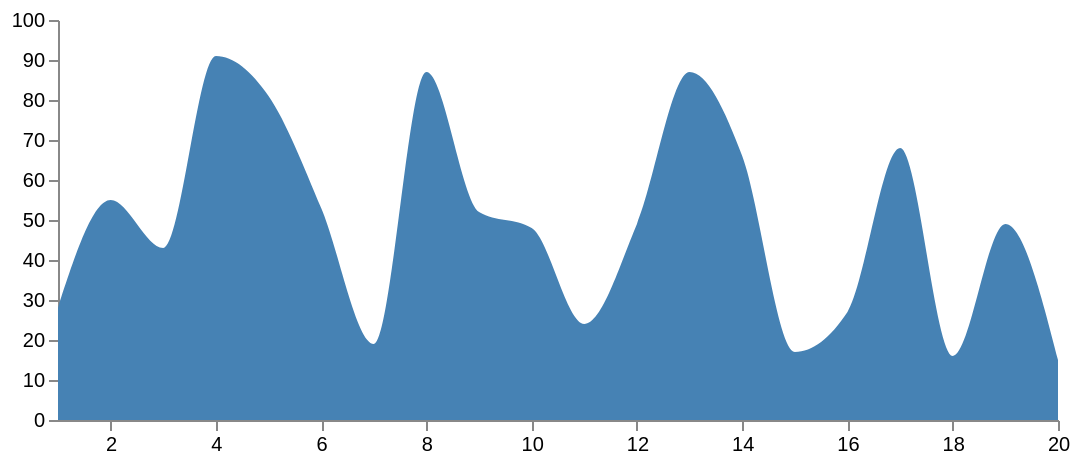

Express this chart as Vega-Lite.
### Vega specification from a JSON file in a GitHub repository (floating-point values rounded to 4 significant figures)
{"schema": {"language": "vega", "version": "3.0.0"}, "width": 500, "height": 200, "padding": 5, "data": [{"name": "table", "values": [{"u": 1, "v": 28}, {"u": 2, "v": 55}, {"u": 3, "v": 43}, {"u": 4, "v": 91}, {"u": 5, "v": 81}, {"u": 6, "v": 53}, {"u": 7, "v": 19}, {"u": 8, "v": 87}, {"u": 9, "v": 52}, {"u": 10, "v": 48}, {"u": 11, "v": 24}, {"u": 12, "v": 49}, {"u": 13, "v": 87}, {"u": 14, "v": 66}, {"u": 15, "v": 17}, {"u": 16, "v": 27}, {"u": 17, "v": 68}, {"u": 18, "v": 16}, {"u": 19, "v": 49}, {"u": 20, "v": 15}]}], "scales": [{"name": "xscale", "type": "linear", "range": "width", "zero": false, "domain": {"data": "table", "field": "u"}}, {"name": "yscale", "type": "linear", "range": "height", "nice": true, "zero": true, "domain": {"data": "table", "field": "v"}}], "axes": [{"orient": "bottom", "scale": "xscale", "count": 20}, {"orient": "left", "scale": "yscale"}], "marks": [{"type": "area", "from": {"data": "table"}, "encode": {"enter": {"interpolate": {"value": "monotone"}, "x": {"scale": "xscale", "field": "u"}, "y": {"scale": "yscale", "field": "v"}, "y2": {"scale": "yscale", "value": 0}, "fill": {"value": "steelblue"}}, "update": {"fillOpacity": {"value": 1}}, "hover": {"fillOpacity": {"value": 0.5}}}}]}
